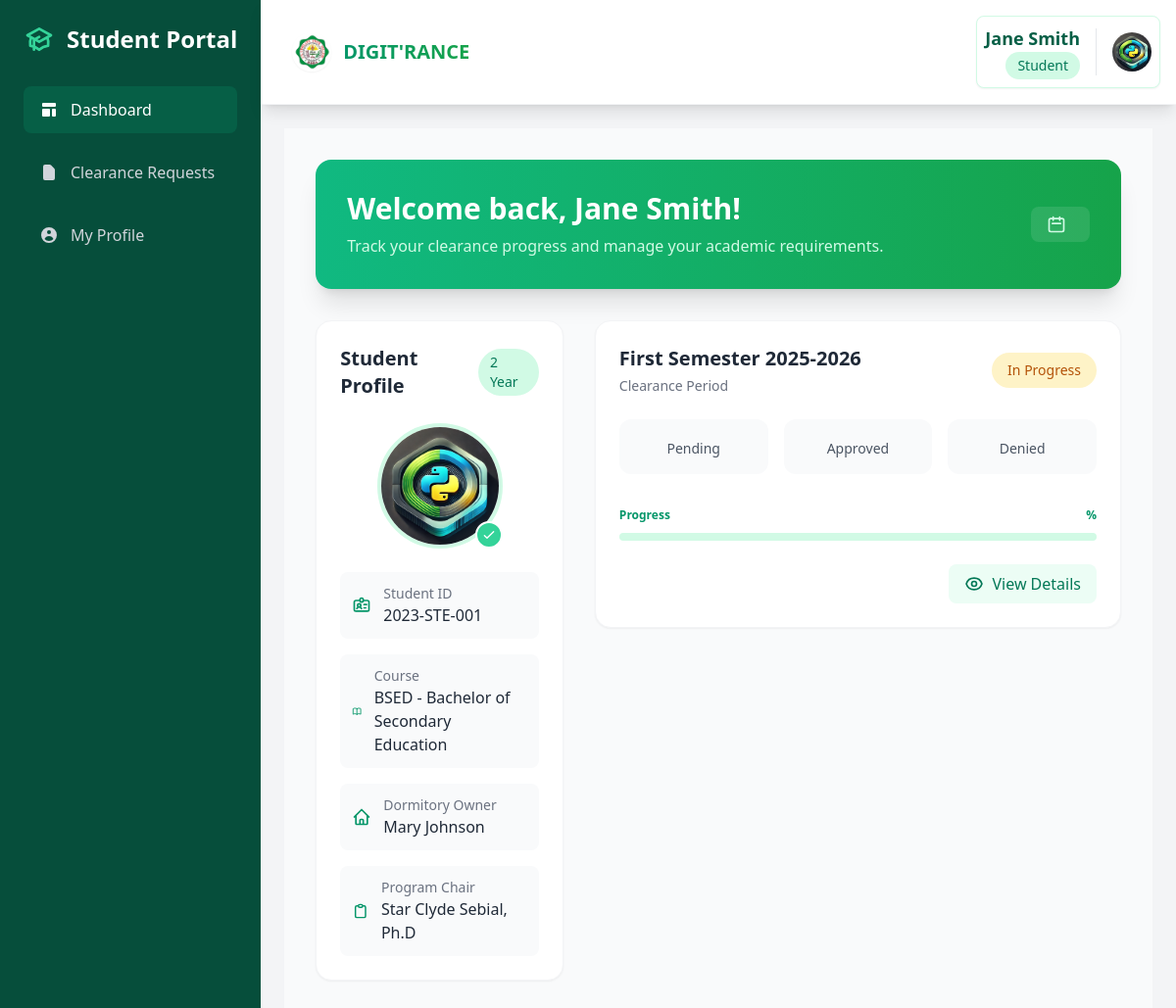
The app's page /student/dashboard/ (signed in) with its own data.
### core/models.py (models this page shows, shortened)
class Student(models.Model):
    student_id = models.CharField(max_length=20, unique=True)
    user = models.OneToOneField(User, on_delete=models.CASCADE)
    course = models.ForeignKey(Course, on_delete=models.PROTECT)
    year_level = models.IntegerField()
    is_boarder = models.BooleanField(default=False)
    created_at = models.DateTimeField(auto_now_add=True)
    program_chair = models.ForeignKey(ProgramChair, on_delete=models.SET_NULL, null=True, blank=True, related_name="students")
    dormitory_owner = models.ForeignKey(Staff, on_delete=models.SET_NULL, null=True, blank=True, related_name="students_dorm", limit_choices_to={'is_dormitory_owner': True})
    is_approved = models.BooleanField(default=False)
    approval_date = models.DateTimeField(null=True, blank=True)
    approval_admin = models.ForeignKey(User, on_delete=models.SET_NULL, null=True, blank=True, related_name='approved_students')
    profile_picture = models.ImageField(
        upload_to='student_profiles/',
        null=True,
        blank=True
    )
    def get_profile_picture_url(self):
        if self.profile_picture and hasattr(self.profile_picture, 'url'):
            return self.profile_picture.url
        return static('img/default-profile.png')
    @property
    def full_name(self):
        return self.user.get_full_name()

class Course(models.Model):
    code = models.CharField(max_length=10, unique=True)  # e.g., BSIT, BPED
    name = models.CharField(max_length=100)  # e.g., Bachelor of Science in Information Technology
    dean = models.ForeignKey(Dean, on_delete=models.CASCADE, related_name='courses')
    is_active = models.BooleanField(default=True)  # To mark if course is currently offered
    created_at = models.DateTimeField(auto_now_add=True)
    updated_at = models.DateTimeField(auto_now=True)
    class Meta:
        ordering = ['code']
    def __str__(self):
        return f"{self.code} - {self.name}"

class Staff(models.Model):
    user = models.OneToOneField(User, on_delete=models.CASCADE)
    office = models.ForeignKey(Office, on_delete=models.CASCADE, related_name='staff')
    role = models.CharField(max_length=100, blank=True, null=True)
    is_dormitory_owner = models.BooleanField(default=False)  # For dormitory (BH) manager

class ProgramChair(models.Model):
    user = models.OneToOneField(User, on_delete=models.CASCADE)
    dean = models.ForeignKey(Dean, on_delete=models.SET_NULL, null=True, blank=True)
    profile_picture = models.ImageField(
        upload_to='program_chair_profiles/',
        null=True,
        blank=True
    )

class Clearance(models.Model):
    SEMESTER_CHOICES = SEMESTER_CHOICES  # Reference the module-level choices
    student = models.ForeignKey(Student, on_delete=models.CASCADE, related_name='clearances')
    school_year = models.CharField(max_length=9)  # Format: 2023-2024
    semester = models.CharField(max_length=3, choices=SEMESTER_CHOICES)
    is_cleared = models.BooleanField(default=False)
    cleared_date = models.DateTimeField(null=True, blank=True)
    program_chair_approved = models.BooleanField(default=False)
    created_at = models.DateTimeField(auto_now_add=True)
    class Meta:
        unique_together = ['student', 'school_year', 'semester']
        ordering = ['-school_year', '-semester']

### core/views.py (the view)
# urls.py: path('student/dashboard/', views.student_dashboard, name='student_dashboard'),
@login_required
def student_dashboard(request):
    try:
        student = request.user.student
        clearances = Clearance.objects.filter(student=student).order_by('-school_year', '-semester')
        context = {
            'student_info': student,
            'clearances': clearances,
        }
        return render(request, 'core/student_dashboard.html', context)
    except Student.DoesNotExist:
        messages.error(request, "Student profile not found.")
        return redirect('home')

### templates/core/student_dashboard.html (shortened to what this page needs)
{% extends "base.html" %}
{% load static %}
{% block sidebar %}
{% include "components/student_sidenav.html" %}
{% endblock %}
{% block content %}
<div class="min-h-screen bg-gray-50">
    <div class="max-w-7xl mx-auto px-4 sm:px-6 lg:px-8 py-8">
        <div class="bg-gradient-to-r from-emerald-500 to-green-600 rounded-2xl shadow-xl mb-8 p-6 sm:p-8">
            <div class="flex flex-col sm:flex-row items-center justify-between">
                <div class="mb-4 sm:mb-0">
                    <h1 class="text-3xl font-bold text-white mb-2">Welcome back, {{ student_info.full_name }}!</h1>
                    <p class="text-emerald-100">Track your clearance progress and manage your academic requirements.</p>
                </div>
                <div class="flex items-center space-x-2 bg-white/10 rounded-lg px-4 py-2">
                    <svg class="w-5 h-5 text-emerald-100" fill="none" stroke="currentColor" viewBox="0 0 24 24">
                        <path stroke-linecap="round" stroke-linejoin="round" stroke-width="2" d="M8 7V3m8 4V3m-9 8h10M5 21h14a2 2 0 002-2V7a2 2 0 00-2-2H5a2 2 0 00-2 2v12a2 2 0 002 2z" />
                    </svg>
                </div>
            </div>
        </div>
        <div class="grid grid-cols-1 lg:grid-cols-3 gap-8">
            <div class="lg:col-span-1">
                <div class="bg-white rounded-2xl shadow-sm border border-gray-100 overflow-hidden">
                    <div class="p-6">
                        <div class="flex items-center justify-between mb-6">
                            <h2 class="text-xl font-bold text-gray-800">Student Profile</h2>
                            <span class="px-3 py-1 bg-emerald-100 text-emerald-700 rounded-full text-sm font-medium">
                                {{ student_info.year_level }} Year
                            </span>
                        </div>
                        <div class="flex justify-center mb-6">
                            <div class="relative">
                                <img src="{{ student_info.get_profile_picture_url|default:'static/img/default-avatar.png' }}"
                                     alt="Profile Picture"
                                     class="w-32 h-32 rounded-full object-cover border-4 border-emerald-100">
                                <div class="absolute bottom-0 right-0 bg-emerald-400 p-1 rounded-full border-2 border-white">
                                    <svg class="w-4 h-4 text-white" fill="none" stroke="currentColor" viewBox="0 0 24 24">
                                        <path stroke-linecap="round" stroke-linejoin="round" stroke-width="2" d="M5 13l4 4L19 7" />
                                    </svg>
                                </div>
                            </div>
                        </div>
                        <div class="space-y-4">
                            <div class="flex items-center p-3 bg-gray-50 rounded-lg">
                                <div>
                                    <p class="text-sm text-gray-500">Student ID</p>
                                    <p class="font-medium text-gray-800">{{ student_info.student_id }}</p>
                                </div>
                            </div>
                            <div class="flex items-center p-3 bg-gray-50 rounded-lg">
                                <div>
                                    <p class="text-sm text-gray-500">Course</p>
                                    <p class="font-medium text-gray-800">{{ student_info.course }}</p>
                                </div>
                            </div>
                            {% if student_info.is_boarder %}
                            <div class="flex items-center p-3 bg-gray-50 rounded-lg">
                                <div>
                                    <p class="text-sm text-gray-500">Dormitory Owner</p>
                                    <p class="font-medium text-gray-800">{{ student_info.dormitory_owner.user.get_full_name }}</p>
                                </div>
                            </div>
                            {% endif %}
                            <div class="flex items-center p-3 bg-gray-50 rounded-lg">
                                <svg class="w-5 h-5 text-emerald-600 mr-3" fill="none" stroke="currentColor" viewBox="0 0 24 24">
                                    <path stroke-linecap="round" stroke-linejoin="round" stroke-width="2" d="M9 5H7a2 2 0 00-2 2v12a2 2 0 002 2h10a2 2 0 002-2V7a2 2 0 00-2-2h-2M9 5a2 2 0 002 2h2a2 2 0 002-2M9 5a2 2 0 012-2h2a2 2 0 012 2" />
                                </svg>
                                <div>
                                    <p class="text-sm text-gray-500">Program Chair</p>
                                    <p class="font-medium text-gray-800">{{ student_info.program_chair.user.get_full_name }}</p>
                                </div>
                            </div>
                        </div>
                    </div>
                </div>
            </div>
            <div class="lg:col-span-2">
                <div class="space-y-6">
                    {% for clearance in clearances %}
                    <div class="bg-white rounded-2xl shadow-sm border border-gray-100 overflow-hidden hover:shadow-md transition-shadow duration-300">
                        <div class="p-6">
                            <div class="flex justify-between items-center mb-6">
                                <div>
                                    <h3 class="text-xl font-bold text-gray-800">
                                        {{ clearance.get_semester_display }} {{ clearance.school_year }}
                                    </h3>
                                    <p class="text-gray-500 text-sm mt-1">Clearance Period</p>
                                </div>
                                <span class="px-4 py-2 rounded-full {% if clearance.is_cleared %}bg-emerald-100 text-emerald-700{% else %}bg-amber-100 text-amber-700{% endif %} font-medium text-sm">
                                    {{ clearance.is_cleared|yesno:"Cleared,In Progress" }}
                                </span>
                            </div>
                            <div class="grid grid-cols-3 gap-4 mb-6">
                                <div class="bg-gray-50 rounded-xl p-4 text-center">
                                    <div class="text-gray-600 text-sm">Pending</div>
                                </div>
                                <div class="bg-gray-50 rounded-xl p-4 text-center">
                                    <div class="text-gray-600 text-sm">Approved</div>
                                </div>
                                <div class="bg-gray-50 rounded-xl p-4 text-center">
                                    <div class="text-gray-600 text-sm">Denied</div>
                                </div>
                            </div>
                            <div class="relative pt-1 mb-6">
                                <div class="flex mb-2 items-center justify-between">
                                    <div>
                                        <span class="text-xs font-semibold inline-block text-emerald-600">
                                            Progress
                                        </span>
                                    </div>
                                    <div class="text-right">
                                        <span class="text-xs font-semibold inline-block text-emerald-600">
                                            {{ clearance.progress_percentage }}%
                                        </span>
                                    </div>
                                </div>
                                <div class="overflow-hidden h-2 text-xs flex rounded bg-emerald-100">
                                </div>
                            </div>
                            <div class="flex justify-end">
                                <a href="{% url 'view_clearance_details' clearance.id %}"
                                   class="inline-flex items-center px-4 py-2 bg-emerald-50 text-emerald-700 rounded-lg hover:bg-emerald-100 transition-colors duration-200">
                                    View Details
                                </a>
                            </div>
                        </div>
                    </div>
                    {% endfor %}
                </div>
            </div>
        </div>
    </div>
</div>
{% endblock %}

### templates/components/navbar.html (shortened to what this page needs)
{% load static %}
<header class="bg-white shadow-lg p-4 flex justify-between items-center border-b border-gray-100 sticky top-0 z-50">
    <div class="flex items-center">
        <h1 class="text-xl font-bold flex items-center ml-4 text-gray-800">
            <a href="{% url 'home' %}" class="flex items-center group">
                <img src="{% static 'img/permit_logo.png' %}" alt="JHCSC Logo" class="h-10 w-10 mr-3 rounded-full shadow-sm">
                <span class="text-gradient bg-clip-text text-transparent bg-gradient-to-r from-emerald-600 to-green-600 group-hover:from-emerald-700 group-hover:to-green-700 transition-all">
                </span>
            </a>
        </h1>
    </div>
    <div class="flex items-center">
        {% if user.is_authenticated %}
            <div class="bg-white rounded-lg shadow-sm border border-emerald-100 hover:shadow-md transition-all duration-200">
                <div class="flex items-center space-x-4 p-2">
                    <div class="flex flex-col items-end">
                        <span class="font-semibold text-lg text-emerald-800">
                            {% if user.programchair %}
                                {{ user.get_full_name }}
                            {% elif user.student %}
                                {{ user.student.full_name }}
                            {% elif user.staff %}
                                {{ user.get_full_name }}
                            {% else %}
                                {{ user.get_full_name }}
                            {% endif %}
                        </span>
                        <span class="text-sm px-3 py-1 bg-emerald-100 text-emerald-700 rounded-full font-medium">
                            {% if user.programchair %}
                                Program Chair
                            {% elif user.student %}
                                Student
                            {% elif user.staff %}
                                Staff
                            {% elif user.is_superuser %}
                                Administrator
                            {% endif %}
                        </span>
                    </div>
                    <div class="relative group">
                        {% if user.student %}
                            <img src="{{ user.student.get_profile_picture_url }}"
                                 alt="Profile"
                                 class="w-10 h-10 rounded-full object-cover">
                        {% elif user.programchair %}
                            <img src="{{ user.programchair.get_profile_picture_url }}"
                                 alt="Profile"
                                 class="w-10 h-10 rounded-full object-cover">
                        {% elif user.staff %}
                            <img src="{{ user.staff.get_profile_picture_url }}"
                                 alt="Profile"
                                 class="w-10 h-10 rounded-full object-cover">
                        {% endif %}
                    </div>
                </div>
            </div>
        {% endif %}
    </div>
</header>

### templates/components/navbar.html (style rules this page uses)
.text-gradient { background-size: 100%; -webkit-background-clip: text; -moz-background-clip: text; -webkit-text-fill-color: transparent; -moz-text-fill-color: transparent; }

### records on screen
Student: full_name "Jane Smith", year_level "2", student_id "2023-STE-001", course "BSED - Bachelor of Secondary Education", dormitory_owner.user.get_full_name "Mary Johnson", program_chair.user.get_full_name "Star Clyde Sebial, Ph.D"
Clearance: semester "First Semester", school_year "2025-2026", is_cleared "In Progress"

### other values on screen
{{ user.student.full_name }} "Jane Smith"
